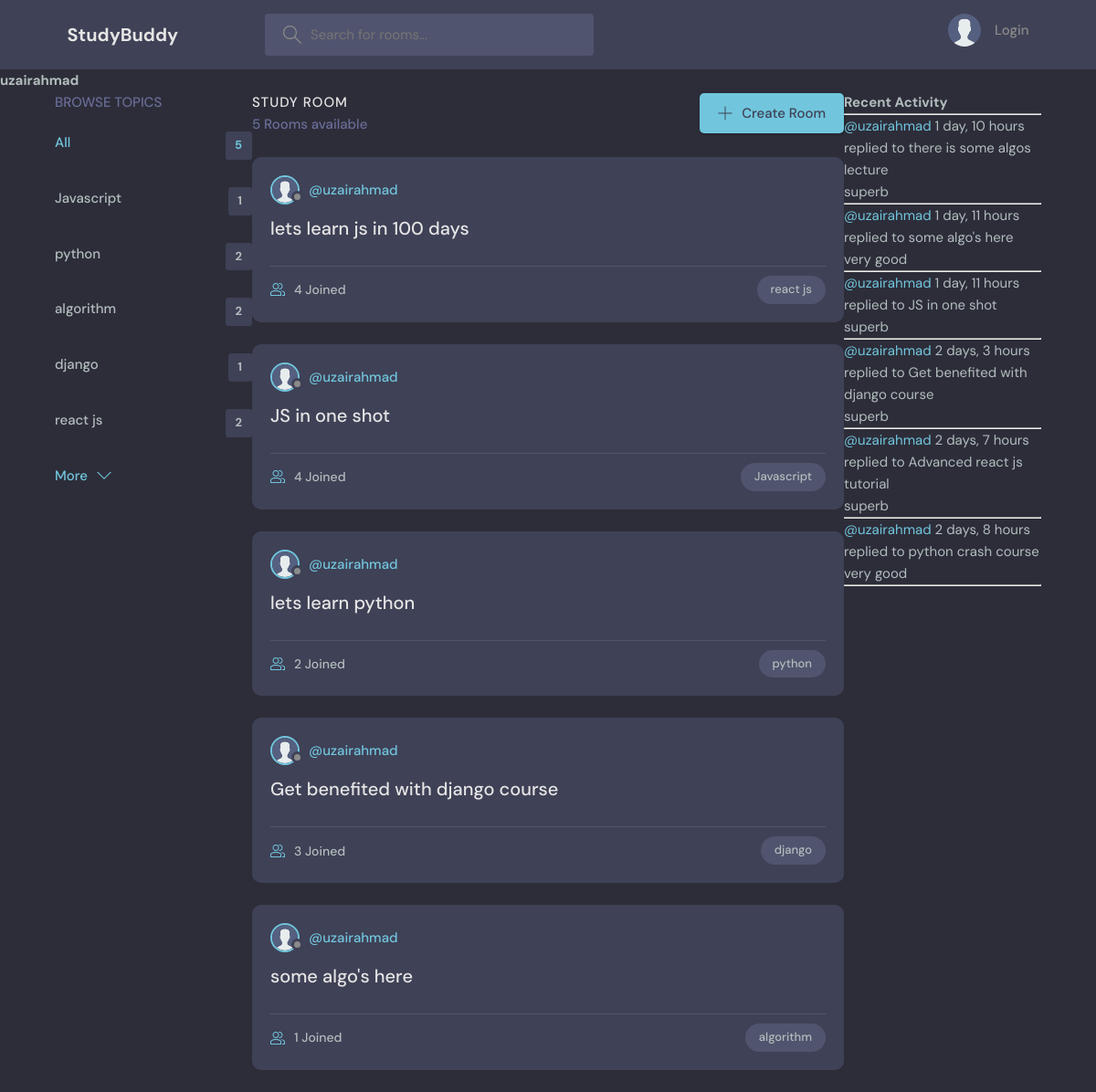
Before: /profile/1 with the older database file.
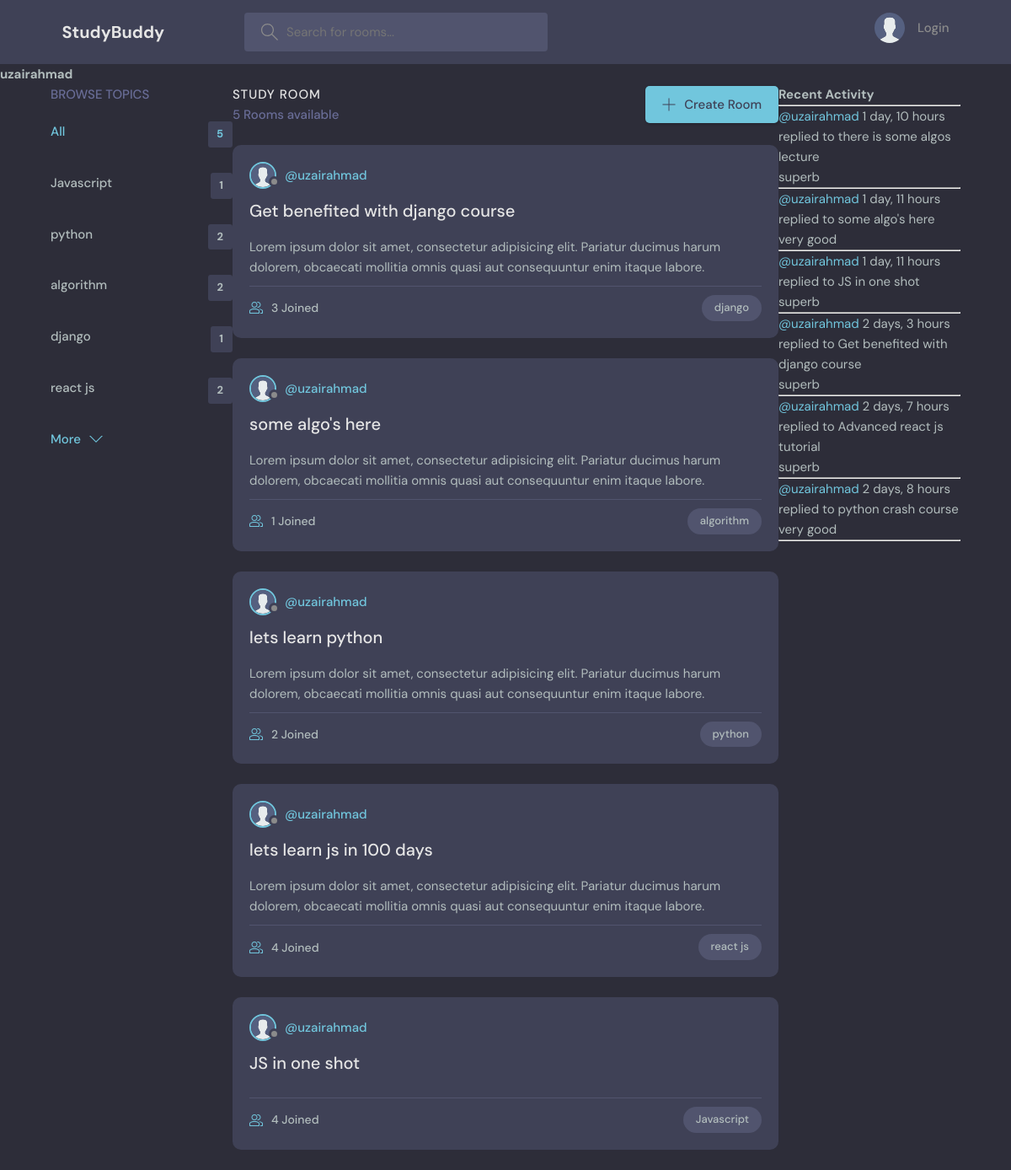
After: the same page with the newer database file.
### base/models.py (models this page shows)
class Topic(models.Model):
    name = models.CharField(max_length=200)
    def __str__(self):
        return self.name

class Room(models.Model):
    host = models.ForeignKey(User, on_delete=models.SET_NULL, null=True)
    topic = models.ForeignKey(Topic, on_delete=models.SET_NULL, null=True)
    name = models.CharField(max_length=200)
    participants=models.ManyToManyField(User,related_name='participants',blank=True)
    description = models.TextField(null=True, blank=True)
    updated = models.DateTimeField(auto_now=True)
    created = models.DateTimeField(auto_now_add=True)
    class Meta:
        ordering= ['-updated','-created']
    def __str__(self):
        return self.name

class Message(models.Model):
    user = models.ForeignKey(User, on_delete=models.CASCADE)
    room = models.ForeignKey(Room, on_delete=models.CASCADE)
    body = models.TextField()
    updated = models.DateTimeField(auto_now=True)
    created = models.DateTimeField(auto_now_add=True)
    class Meta:
        ordering= ['-updated','-created']
    def __str__(self):
        return self.body[0:50]

### base/views.py (the view)
# urls.py: path("profile/<int:room_id>",views.profile,name='profile'),
def profile(request,room_id):
    user=User.objects.get(id=room_id)
    rooms=user.room_set.all()
    room_message=user.message_set.all()
    topics=Topic.objects.all()
    return render(request,'base/profile.html',{'user':user,'rooms':rooms,'room_message':room_message,'topics':topics})

### base/templates/base/profile.html (shortened to what this page needs)
{% extends 'main.html' %} {% block content %}
<h1>{{user.username}}</h1>
<div class="container">
  <div>{% include 'base/topics.html' %}</div>
  <div>
    {% include 'base/feed.html'%}
  </div>
  <div>{% include 'base/activity_component.html' %}</div>
</div>
{% endblock content%}

### base/templates/base/topics.html
<div class="topics">
  <div class="topics__header">
    <h2>Browse Topics</h2>
  </div>
  <ul class="topics__list">
    <li>
      <a href="{% url 'home' %}" class="active"
        >All <span>{{topics.count}}</span></a
      >
    </li>
    {% for topic in topics %}
    <li>
      <a href="{% url 'home' %}?q={{ topic.name }}"
        >{{topic.name}}<span>{{topic.room_set.all.count}}</span></a
      >
    </li>
    {% endfor %}
  </ul>
  <a class="btn btn--link" href="topics.html">
    More
    <svg
      version="1.1"
      xmlns="http://www.w3.org/2000/svg"
      width="32"
      height="32"
      viewBox="0 0 32 32"
    >
      <title>chevron-down</title>
      <path d="M16 21l-13-13h-3l16 16 16-16h-3l-13 13z"></path>
    </svg>
  </a>
</div>

### base/templates/base/feed.html (shortened to what this page needs)
{% load static %}
<div class="roomList">
  <div class="roomList__header">
    <div>
      <h2>Study Room</h2>
      <p>{{rooms.count}} Rooms available</p>
    </div>
    <a class="btn btn--main" href="{% url 'createRoom' %}">
      <svg
        version="1.1"
        xmlns="http://www.w3.org/2000/svg"
        width="32"
        height="32"
        viewBox="0 0 32 32"
      >
        <title>add</title>
        <path
          d="M16.943 0.943h-1.885v14.115h-14.115v1.885h14.115v14.115h1.885v-14.115h14.115v-1.885h-14.115v-14.115z"
        ></path>
      </svg>
      Create Room
    </a>
  </div>
  {% for room in rooms %}
  <div class="roomListRoom">
    <div class="roomListRoom__header">
      {% if room.host and room.host.id %}
      <a href="{% url 'profile' room.host.id %}" class="roomListRoom__author">
        <div class="avatar avatar--small">
          <img src="{% static 'images/avatar.svg' %}" alt="Avatar" />
        </div>
        <span>@{{ room.host.username }}</span>
      </a>
      {% endif %}
    </div>
    <div class="roomListRoom__content">
      <a href="{% url 'room' room.id %}">{{room.name}}</a>
      <p>{{room.description}}</p>
    </div>
    <div class="roomListRoom__meta">
      <a href="room.html" class="roomListRoom__joined">
        {{room.participants.count}} Joined
      </a>
      <p class="roomListRoom__topic">{{room.topic}}</p>
    </div>
  </div>
  {% endfor %}
</div>

### base/templates/base/activity_component.html (shortened to what this page needs)
<h1>Recent Activity</h1>
<hr />
{% for message in room_message %}
<small
  ><a href="{% url 'profile' message.user.id %}">@{{message.user}}</a>
  {{message.created|timesince}}</small
><br />
<small>replied to {{message.room}}</small>
<p>{{message}}</p>
<hr />
{% endfor %}

Changed rows visible on the page:
changed Room "Get benefited with django course": description (not shown) → "Lorem ipsum dolor sit amet, consectetur adipisicing elit. Pariatur ducimus harum dolorem, obcaecati mollitia omnis quasi aut consequuntur enim itaque labore."; moves up the list
changed Room "some algo's here": description (not shown) → "Lorem ipsum dolor sit amet, consectetur adipisicing elit. Pariatur ducimus harum dolorem, obcaecati mollitia omnis quasi aut consequuntur enim itaque labore."; moves up the list
changed Room "lets learn python": description (not shown) → "Lorem ipsum dolor sit amet, consectetur adipisicing elit. Pariatur ducimus harum dolorem, obcaecati mollitia omnis quasi aut consequuntur enim itaque labore."; moves down the list
changed Room "lets learn js in 100 days": description (not shown) → "Lorem ipsum dolor sit amet, consectetur adipisicing elit. Pariatur ducimus harum dolorem, obcaecati mollitia omnis quasi aut consequuntur enim itaque labore."
